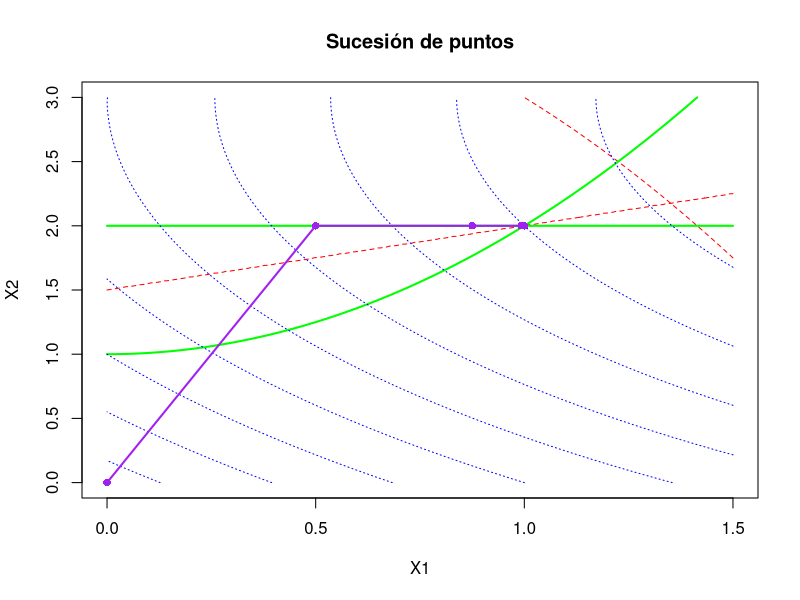

R code for this plot:
PSLP <- function(f, grad_f, x_0, g = NULL, h = NULL, grad_g = NULL, grad_h = NULL, rho = 1000, 
                 epsilon = 0.01, max_it = 100) {
  
  x_t <- x_0
  iteracions <- data.frame(
    x1 = numeric(),
    x2 = numeric(),
    rho = numeric(),
    f_valor = numeric(),
    violacion = numeric(),
    iteracions = numeric(),
    stringsAsFactors = FALSE
  )
  
  for (t in 1:max_it) {
    # Resolución do subproblema
    x_t1 <- LP(x_t, f, g, h, grad_f, grad_g, grad_h, rho)
    
    # Calcular valores para almacenar
    f_valor <- f(x_t1)
    violacion <- P_g(x_t1, g, grad_g) + P_h(x_t1, h, grad_h)
    
    # Engadir os valores ao data frame
    iteracions <- rbind(iteracions, data.frame(
      x1 = x_t1[1],
      x2 = x_t1[2],
      rho = rho,
      f_valor = f_valor,
      violacion = violacion,
      iteracions = t
    ))
    
    # Criterio de parada
    condicion <- sqrt(sum((x_t1 - x_t)^2)) / (sqrt(sum(x_t^2)) + epsilon)
    if (condicion <= epsilon) {
      cat("\nConverxencia acadada en", t, "iteracions\n")
      return(iteracions)
    }
    
    # Actualización de \(x_t\)
    x_t <- x_t1
  }
  return(iteracions)
}

# Penalizacións linealizadas
P_g <- function(x, g, grad_g) {
  if (is.null(g)) return(0)
  sum(sapply(seq_along(g), function(i) {
    max(0, g[[i]](x) + sum(grad_g[[i]](x) * (x - x)))^2
  }))
}

P_h <- function(x, h, grad_h) {
  if (is.null(h)) return(0)
  sum(sapply(seq_along(h), function(i) {
    (h[[i]](x) + sum(grad_h[[i]](x) * (x - x)))^2
  }))
}



##########################################################
# Subproblema LP
LP <- function(x_t, f, g, h, grad_f, grad_g, grad_h, rho){
  f_obx <- function(x){
       
       m <- length(g)
       l <- length(h)
    
       f_lineal <- f(x_t) + sum(grad_f(x_t) * (x-x_t))
       
       g_lineal <- 0
       if (!is.null(g)){
         for (i in 1:m){
           g_t <- g[[i]](x_t)
           grad_gt <- grad_g[[i]](x_t)
           g_lineal <- g_lineal + max(0,  g_t + sum(grad_gt * (x - x_t)))
         }
       }
       h_lineal <- 0
       if (!is.null(h)){
         for (j in 1:l){
           h_t <- h[[j]](x_t)
           grad_ht <- grad_h[[j]](x_t)
           h_lineal <- h_lineal + abs(h_t + sum(grad_ht * (x - x_t)))
         }
       }
       
       f_lineal + rho * (g_lineal + h_lineal)
       # rho * (g_lineal + h_lineal)
  }
  return (optim(x_t, fn = f_obx, method = "BFGS")$par)
}



######################################################
#### Exemplo de uso:

## Función obxectivo
f <- function(x) (x[1]-4)^2 + (x[2]-3)^2
grad_f <- function(x) c(2 * (x[1]-4), 2 * (x[2]-3))


## Restricións de desigualdade:

# Enumerar as restricions
g1 <- function(x) x[1]^2 + x[2] - 4
g2 <- function(x) x[1] - 2 * x[2] + 3
# Enumerar os gradientes das restricions
grad_g1 <- function(x) c(2, 1)
grad_g2 <- function(x) c(1, -2)
# Agrupar os gradientes e restricions en listas
#g <- list(g1)
#grad_g <- list(grad_g1)
g <- list(g1, g2)
grad_g <- list(grad_g1, grad_g2)


## Restricions afins:

# Enumerar as restricions
h1 <- function(x) x[1]^2 - x[2] + 1
h2 <- function(x) x[2] - 2
#Enumerar os gradientes
grad_h1 <- function(x) c(2, -1)
grad_h2 <- function(x) c(0, 1)
# Agrupar os gradientes e restricions en listas
#h <- list(h1)
#grad_h <- list(grad_h1)
h <- list(h1, h2)
grad_h <- list(grad_h1, grad_h2)

## Punto inicial
x_0 <- c(0, 0)


## Execucion coa chamada á funcion principal
rhos <- c(5, 10, 50, 100, 1000)
for (rho in rhos){
  resultado <- PSLP(f, grad_f, x_0, g, h, grad_g, grad_h, rho = rho, epsilon = 0.001)
  ultima_it <- tail(resultado, 1)
  cat("Rho =", rho, "; Resultado:", cbind(ultima_it$x1, ultima_it$x2))
}

rho <- 10000
resultado <- PSLP(f, grad_f, x_0, g, h, grad_g, grad_h, rho = rho, epsilon = 0.001)
ultima_it <- tail(resultado, 1)
cat("Rho =", rho, "; Resultado:", cbind(ultima_it$x1, ultima_it$x2))



## Representación da sucesión de convnerxencia
x1_vals <- seq(0, 1.5, length.out = 200)
x2_vals <- seq(0, 3, length.out = 200)

x1_grid <- outer(x1_vals, x2_vals, function(x1, x2) x1)
x2_grid <- outer(x1_vals, x2_vals, function(x1, x2) x2)


g1_vals <- x1_grid^2 + x2_grid - 4
g2_vals <- x1_grid - 2 * x2_grid + 3
h1_vals <- x1_grid^2 - x2_grid + 1
h2_vals <- x2_grid - 2

f_vals <- (x1_grid - 4)^2 + (x2_grid - 3)^2

contour(x1_vals, x2_vals, g1_vals, levels = 0, drawlabels = FALSE, 
        col = "red", lty = 2, lwd = 1, xlab = "X1", ylab = "X2", 
        main = "Sucesión de puntos")
contour(x1_vals, x2_vals, g2_vals, levels = 0, drawlabels = FALSE, 
        col = "red", lty = 2, lwd = 1, add = TRUE)
contour(x1_vals, x2_vals, h1_vals, levels = 0, drawlabels = FALSE, 
        col = "green", lty = 1, lwd = 2, add = TRUE)
contour(x1_vals, x2_vals, h2_vals, levels = 0, drawlabels = FALSE, 
        col = "green", lty = 1, lwd = 2, add = TRUE)
contour(x1_vals, x2_vals, f_vals, levels = pretty(f_vals, n = 10), 
        drawlabels = FALSE, col = "blue", lty = 3, lwd = 1, add = TRUE)

x <- cbind(x_0 [1], resultado$x1)
y <- cbind(x_0 [1], resultado$x2)

lines(x, y, type = "o", col = "purple", pch = 16, lwd = 2)
